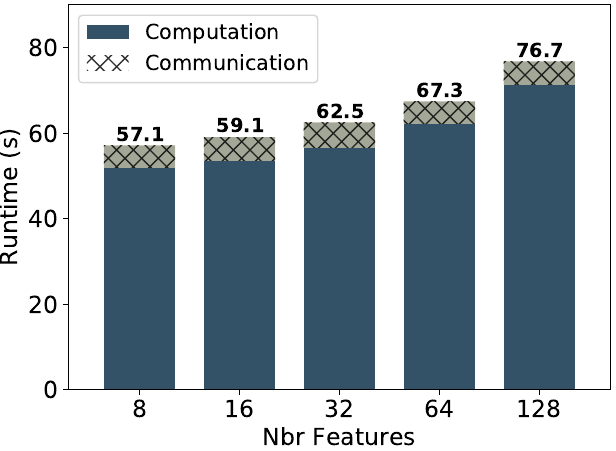

Write the Python code that produced this figure.
import matplotlib.pyplot as plt
import matplotlib
import pandas as pd

font = {'family': 'Bitstream Vera Sans',
        'size': 15}

plt.rc('font', **font)

raw_data = {'#features': ['8', '16', '32', '64', '128'],
            'communication': [5.235,
                              5.528,
                              5.787,
                              5.1279,
                              5.3386,
                              ],
            'total': [57.1,
                      59.1,
                      62.5,
                      67.3,
                      76.7,
                      ],
            'empty': [0,
                      0,
                      0,
                      0,
                      0,
                      ],
            }

df = pd.DataFrame(raw_data, raw_data['#features'])

# Create the general plot and the "subplots" i.e. the bars
f, ax = plt.subplots(1, figsize=(7, 5))

# Set the bar width
bar_width = 0.5

# Positions of the left bar-boundaries
bar = [1, 1.7, 2.4, 3.1, 3.8]

# Positions of the x-axis ticks (center of the bars as bar labels)
tick_pos = [pos for pos in bar]

# label="n = 600/$N$"
ax.bar(bar, df['total'], width=bar_width, label="Computation", alpha=0.8, color='#002642')

ax.bar(bar, df['empty'], width=bar_width, label="Communication", hatch="xx", alpha=0.8, color='white')

ax.bar(bar, df['communication'], width=bar_width, alpha=0.8, hatch="xx", color='#C0BDA5', bottom=df['total']-df['communication'])

# Set the x ticks with names
plt.xticks(tick_pos, df['#features'])

# Set the label and legends
ax.set_ylabel("Runtime (s)", fontsize=17)
ax.set_xlabel("Nbr Features", fontsize=17)

ax.tick_params(axis='x', labelsize=17)
ax.tick_params(axis='y', labelsize=17)

ax.text(bar[0]-0.16, df['total'][0]+1, df['total'][0], fontsize=14, weight='bold', color='black')
ax.text(bar[1]-0.16, df['total'][1]+1, df['total'][1], fontsize=14, weight='bold', color='black')
ax.text(bar[2]-0.16, df['total'][2]+1, df['total'][2], fontsize=14, weight='bold', color='black')
ax.text(bar[3]-0.16, df['total'][3]+1, df['total'][3], fontsize=14, weight='bold', color='black')
ax.text(bar[4]-0.16, df['total'][4]+1, df['total'][4], fontsize=14, weight='bold', color='black')

plt.xlim([min(bar) - bar_width, max(bar) + bar_width])
plt.ylim(0, 90)

plt.legend()
plt.savefig('scalingNbrFeatures.pdf', bbox_inches='tight', pad_inches=0)